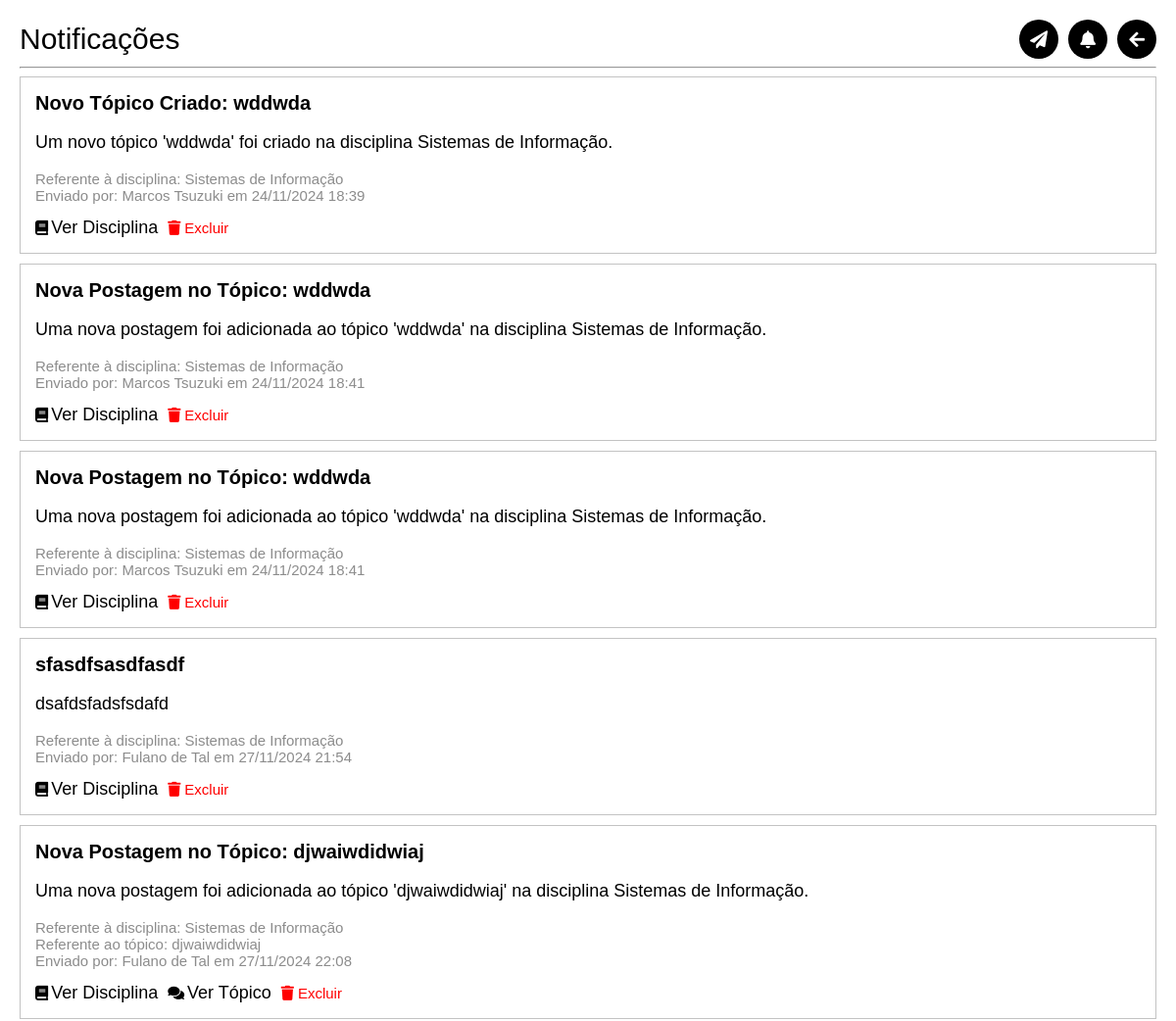
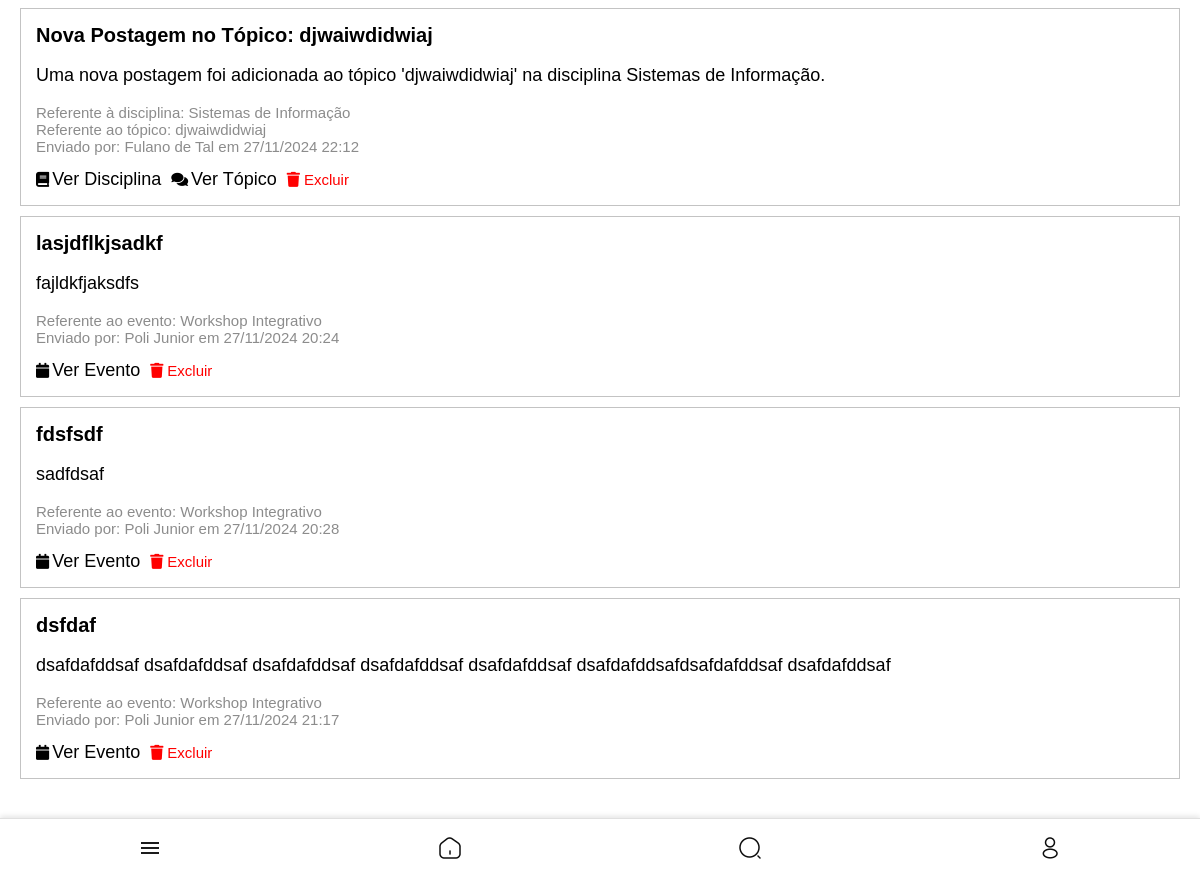
The app's page /notificacoes/ (signed in), older data (2 pictures, top to bottom).
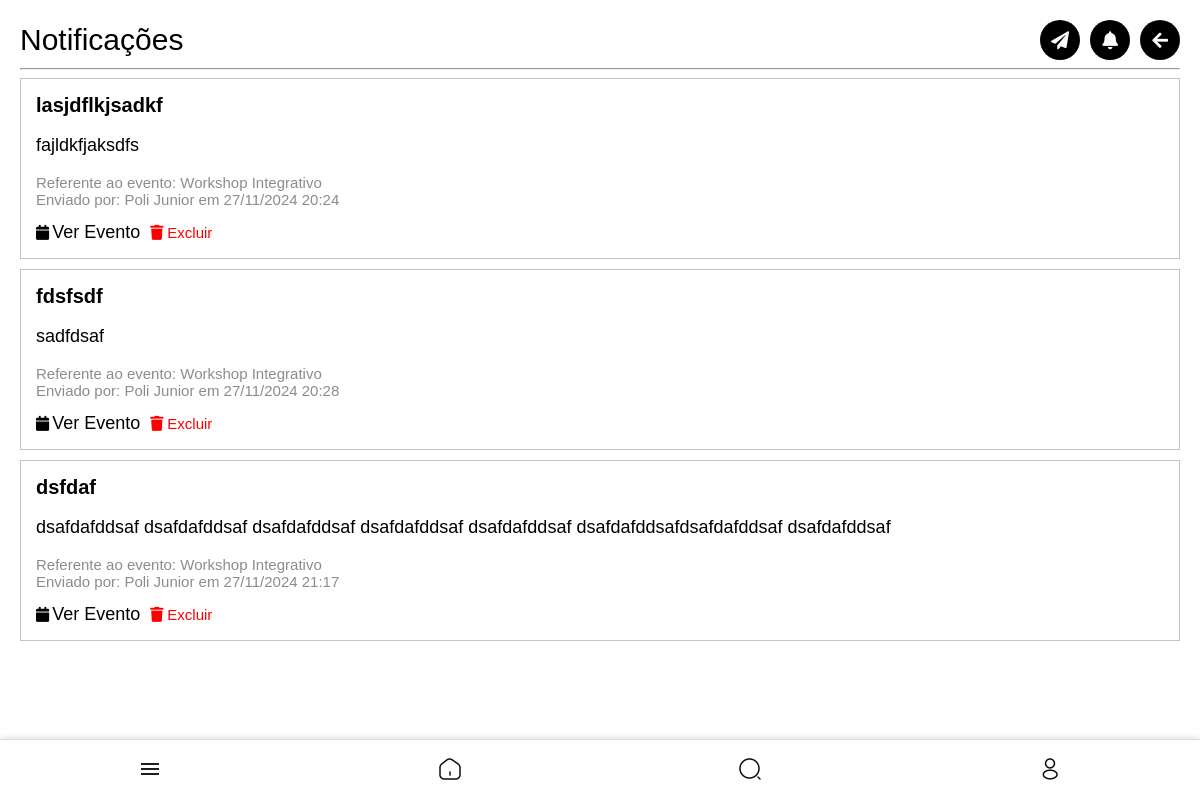
The same page, newer data.
### core/models.py (models this page shows, shortened)
class Notificacao(models.Model):
    titulo = models.CharField(max_length=255)
    mensagem = models.TextField()
    criado_em = models.DateTimeField(auto_now_add=True)
    criador = models.ForeignKey(settings.AUTH_USER_MODEL, on_delete=models.CASCADE, related_name='notificacoes_criadas')
    destinatarios = models.ManyToManyField(settings.AUTH_USER_MODEL, related_name='notificacoes_recebidas')
    disciplina = models.ForeignKey('Disciplina', null=True, blank=True, on_delete=models.SET_NULL, related_name='notificacoes')
    evento = models.ForeignKey('Evento', null=True, blank=True, on_delete=models.SET_NULL, related_name='notificacoes')
    topico = models.ForeignKey('Topico', null=True, blank=True, on_delete=models.SET_NULL, related_name='notificacoes')  # Novo campo
    excluidas_por = models.ManyToManyField(settings.AUTH_USER_MODEL, related_name='notificacoes_excluidas', blank=True)

class Disciplina(models.Model):
    nome = models.CharField(max_length=255)
    codigo = models.CharField(max_length=10)
    curso = models.CharField(max_length=255)
    semestre = models.CharField(max_length=10)
    tipo = models.CharField(max_length=50)
    professor_responsavel = models.ForeignKey(
        settings.AUTH_USER_MODEL,
        null=True,
        blank=True,
        on_delete=models.SET_NULL,
        limit_choices_to={'user_type': 'professor'}
    )
    turma = models.IntegerField(default=1)

class CustomUser(AbstractUser):
    USER_TYPE_CHOICES = (
        ('aluno', 'Aluno'),
        ('representante', 'Representante de Classe'),
        ('professor', 'Professor'),
        ('entidade', 'Entidade'),
    )
    user_type = models.CharField(max_length=20, choices=USER_TYPE_CHOICES, default='aluno')
    curso = models.CharField(max_length=100, blank=True, null=True)
    semestre = models.CharField(max_length=3, blank=True, null=True)
    departamento = models.CharField(max_length=100, blank=True, null=True)
    foto = models.ImageField(upload_to='user_photos/', blank=True, null=True, default='defaultphoto.jpg')
    email = models.EmailField(unique=True, validators=[CustomEmailValidator()])
    eventos_interesse = models.ManyToManyField('Evento', blank=True, related_name='interessados')
    is_public_profile = models.BooleanField(default=True)
    class Meta:
        verbose_name = 'Usuário'
        verbose_name_plural = 'Usuários'

class Topico(models.Model):
    titulo = models.CharField(max_length=255)
    descricao = models.TextField()
    disciplina = models.ForeignKey(Disciplina, related_name='topicos', on_delete=models.CASCADE)
    criado_por = models.ForeignKey(User, on_delete=models.CASCADE)
    data_criacao = models.DateTimeField(auto_now_add=True)

class Evento(models.Model):
    nome = models.CharField(max_length=255)
    descricao = models.TextField()
    data_inicio = models.DateTimeField()
    data_fim = models.DateTimeField()
    local = models.CharField(max_length=255)
    criado_por = models.ForeignKey(
        settings.AUTH_USER_MODEL,
        on_delete=models.CASCADE,
        limit_choices_to={'user_type': 'entidade'}
    )
    imagem = models.ImageField(upload_to='eventos/', null=True, blank=True)

### core/views.py (the view)
# urls.py: path('notificacoes/', views.notificacoes, name='notificacoes'),
@login_required
def notificacoes(request):
    usuario = request.user
    notificacoes = Notificacao.objects.none()
    if usuario.user_type in ['aluno', 'representante', 'professor']:
        disciplinas_usuario = Disciplina.objects.filter(userdiscipline__user=usuario)
        notificacoes_disciplina = Notificacao.objects.filter(disciplina__in=disciplinas_usuario)
        eventos_interessados = Evento.objects.filter(interessados=usuario)
        notificacoes_eventos_interessados = Notificacao.objects.filter(evento__in=eventos_interessados)
        notificacoes = notificacoes_disciplina | notificacoes_eventos_interessados
    if usuario.user_type == 'entidade':
        eventos_usuario = Evento.objects.filter(criado_por=usuario)
        eventos_interessados = Evento.objects.filter(interessados=usuario)
        notificacoes_evento = Notificacao.objects.filter(evento__in=eventos_usuario | eventos_interessados)
        notificacoes = notificacoes_evento
    notificacoes_criadas = Notificacao.objects.filter(criador=usuario)
    notificacoes = (notificacoes | notificacoes_criadas).distinct()
    pode_criar = usuario.user_type in ['professor', 'representante', 'entidade']
    context = {
        'notificacoes': notificacoes,
        'pode_criar': pode_criar,
    }
    return render(request, 'core/notificacoes.html', context)

### templates/core/notificacoes.html (shortened to what the changed rows need)
{% extends 'core/base.html' %}
{% block content %}
<div class="disciplinas-add-container">
    <div class="header-container">
        <h1>Notificações</h1>
    </div>
    <div class="professores-container">
        <ul class="disciplinas-add-list">
            {% for notificacao in notificacoes %}
            {% if user not in notificacao.excluidas_por.all %}
            <li class="topico-detail-item">
                <div class="postagem-conteudo">
                    {% if notificacao.topico %}
                        <a href="{% url 'detalhe_topico' notificacao.topico.id %}">
                    {% elif notificacao.disciplina %}
                        <a href="{% url 'detalhe_disciplina' notificacao.disciplina.id %}">
                    {% elif notificacao.evento %}
                        <a href="{% url 'detalhe_evento' notificacao.evento.id %}">
                    {% else %}
                        <a href="#">
                    {% endif %}
                        <h5 class="disciplina-nome" style="font-size: min(20px, 7vw); margin-top: 0; margin-bottom: 0; color: black;">{{ notificacao.titulo }}</h5>
                        <p class="disciplina-nome" style="font-size: min(18px, 5vw); color: black;">{{ notificacao.mensagem }}</p>
                    </a>
                    {% if notificacao.disciplina %}
                        <p class="disciplina-nome" style="font-size: min(15px, 3.5vw); color: #8c8c8c; margin-bottom:0; margin-top: 0;">Referente à disciplina: {{ notificacao.disciplina.nome }}</p>
                    {% endif %}
                    {% if notificacao.evento %}
                    <div style="display: flex; flex-direction: row; gap: min(2vw,10px);">
                        <p class="disciplina-nome" style="font-size: min(15px, 3.5vw); color: #8c8c8c; margin-bottom:0; margin-top: 0;">Referente ao evento: {{ notificacao.evento.nome }}</p>
                    </div>
                    {% endif %}
                    {% if notificacao.topico %}
                    <div style="display: flex; flex-direction: row;">
                        <p class="disciplina-nome" style="font-size: min(15px, 3.5vw); color: #8c8c8c; margin-bottom:0; margin-top: 0;">Referente ao tópico: {{ notificacao.topico.titulo }}</p>
                    </div>
                    {% endif %}
                    <small class="disciplina-nome" style="font-size: min(15px, 3.5vw); color: #8c8c8c;">Enviado por:
                        {% if notificacao.criador %}
                            {{ notificacao.criador.get_full_name }}
                        {% else %}
                            Sistema
                        {% endif %}
                        em {{ notificacao.criado_em|date:"d/m/Y H:i" }}
                    </small>
                    <div style="display: flex; flex-direction: row; gap: min(2vw,10px); font-size: min(15px, 3.5vw); margin-top: min(14px,4vw); padding: 0">
                        {% if notificacao.disciplina %}
                            <a href="{% url 'detalhe_disciplina' notificacao.disciplina.id %}" class="icon-btn">
                                <i class="fa fa-book" style="font-size: min(15px, 3.5vw); margin-right:min(1vw,3px);"></i> Ver Disciplina
                            </a>
                        {% endif %}
                        {% if notificacao.evento %}
                            <a href="{% url 'detalhe_evento' notificacao.evento.id %}" class="icon-btn">
                                <i class="fa fa-calendar" style="font-size: min(15px, 3.5vw);margin-right:min(1vw,3px);"></i> Ver Evento
                            </a>
                        {% endif %}
                        {% if notificacao.topico %}
                        <div style="display: flex; flex-direction: row;">
                            <a href="{% url 'detalhe_topico' notificacao.topico.id %}" class="icon-btn">
                                <i class="fa fa-comments" style="font-size: min(15px, 3.5vw); margin-right:min(1vw,3px);"></i> Ver Tópico
                            </a>
                        </div>
                        {% endif %}
                        <a href="{% url 'excluir_notificacao_recebida' notificacao.id %}" class="icon-btn remover-btn" style="font-size: min(15px, 3.5vw); color: red;">
                            <i class="fa fa-trash" style="font-size: min(15px, 3.5vw);"></i> Excluir
                        </a>
                    </div>
                </div>
            </li>
            {% endif %}
            {% empty %}
            <li class="empty-result" style="font-size: min(15px, 4vw); color: #8c8c8c;">Nenhuma notificação disponível.</li>
            {% endfor %}
        </ul>
    </div>
</div>
{% endblock %}

Row changes from the older to the newer data that the page shows:
no longer on this page (row edited): Notificacao: titulo "Novo Tópico Criado: wddwda", mensagem "Um novo tópico 'wddwda' foi criado na disciplina Sistemas de Informação.", disciplina.nome "Sistemas de Informação", criador.get_full_name "Marcos Tsuzuki", criado_em "24/11/2024 18:39", shows "Ver Disciplina"
no longer on this page (row edited): Notificacao: titulo "Nova Postagem no Tópico: wddwda", mensagem "Uma nova postagem foi adicionada ao tópico 'wddwda' na disciplina Sistemas de Informação.", disciplina.nome "Sistemas de Informação", criador.get_full_name "Marcos Tsuzuki", criado_em "24/11/2024 18:41", shows "Ver Disciplina"
no longer on this page (row edited): Notificacao: titulo "Nova Postagem no Tópico: wddwda", mensagem "Uma nova postagem foi adicionada ao tópico 'wddwda' na disciplina Sistemas de Informação.", disciplina.nome "Sistemas de Informação", criador.get_full_name "Marcos Tsuzuki", criado_em "24/11/2024 18:41", shows "Ver Disciplina"
no longer on this page (row edited): Notificacao: titulo "sfasdfsasdfasdf", mensagem "dsafdsfadsfsdafd", disciplina.nome "Sistemas de Informação", criador.get_full_name "Fulano de Tal", criado_em "27/11/2024 21:54", shows "Ver Disciplina"
no longer on this page (row edited): Notificacao: titulo "Nova Postagem no Tópico: djwaiwdidwiaj", mensagem "Uma nova postagem foi adicionada ao tópico 'djwaiwdidwiaj' na disciplina Sistemas de Informação.", disciplina.nome "Sistemas de Informação", topico.titulo "djwaiwdidwiaj", criador.get_full_name "Fulano de Tal", criado_em "27/11/2024 22:08", shows "Ver Disciplina", shows "Ver Tópico"
no longer on this page (row edited): Notificacao: titulo "Nova Postagem no Tópico: djwaiwdidwiaj", mensagem "Uma nova postagem foi adicionada ao tópico 'djwaiwdidwiaj' na disciplina Sistemas de Informação.", disciplina.nome "Sistemas de Informação", topico.titulo "djwaiwdidwiaj", criador.get_full_name "Fulano de Tal", criado_em "27/11/2024 22:12", shows "Ver Disciplina", shows "Ver Tópico"
